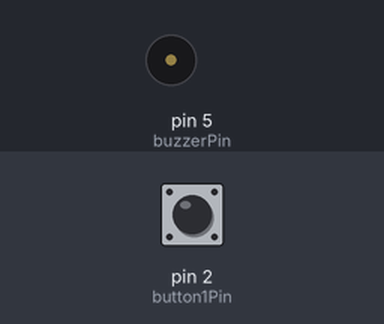
Bench run of a sketch on a simulated Arduino Uno, built with avr-gcc and run on an emulated ATmega328P. Shown: buzzer (waves = sounding). The inputs (shaded band) are chosen by the test bench; at power-on: pin 2 (button1Pin) LOW.

Above: at 1.2 s.
1.3 s: pin 2 (button1Pin) pulled HIGH for 0.15 s
At 2.2 s:
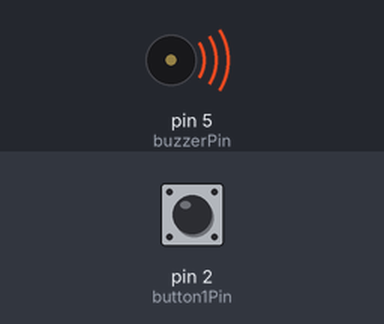
4.4 s: pin 2 (button1Pin) pulled HIGH for 1 s
At 7.6 s:
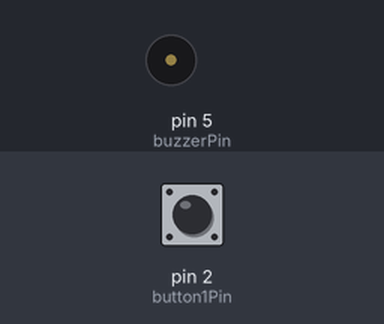
8.4 s: pin 2 (button1Pin) pulled HIGH for 3.2 s
At 8.8 s:
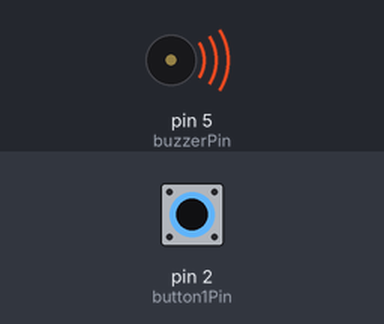
Timing chart, 0 to 15.2 s (numbered marks = the images above; inputs shaded):
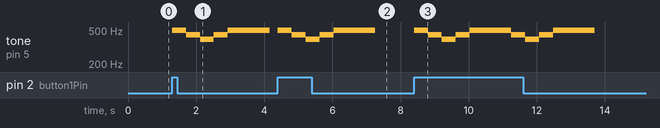

The sketch:

Code.ino
```cpp
// Name :- Kunjesh Kantilal Ramani (200515106)
// Date :- 6th July 2022
// Week :- Lab 7 LEVEL 2
// Description :- We will create a library, in the online version just copy and paste at top of code.

#define NOTE_B0 31
#define NOTE_C1 33
#define NOTE_CS1 35
#define NOTE_D1 37
#define NOTE_DS1 39
#define NOTE_E1 41
#define NOTE_F1 44
#define NOTE_FS1 46
#define NOTE_G1 49
#define NOTE_GS1 52
#define NOTE_A1 55
#define NOTE_AS1 58
#define NOTE_B1 62
#define NOTE_C2 65
#define NOTE_CS2 69
#define NOTE_D2 73
#define NOTE_DS2 78
#define NOTE_E2 82
#define NOTE_F2 87
#define NOTE_FS2 93
#define NOTE_G2 98
#define NOTE_GS2 104
#define NOTE_A2 110
#define NOTE_AS2 117
#define NOTE_B2 123
#define NOTE_C3 131
#define NOTE_CS3 139
#define NOTE_D3 147
#define NOTE_DS3 156
#define NOTE_E3 165
#define NOTE_F3 175
#define NOTE_FS3 185
#define NOTE_G3 196
#define NOTE_GS3 208
#define NOTE_A3 220
#define NOTE_AS3 233
#define NOTE_B3 247
#define NOTE_C4 262
#define NOTE_CS4 277
#define NOTE_D4 294
#define NOTE_DS4 311
#define NOTE_E4 330
#define NOTE_F4 349
#define NOTE_FS4 370
#define NOTE_G4 392
#define NOTE_GS4 415
#define NOTE_A4 440
#define NOTE_AS4 466
#define NOTE_B4 494
#define NOTE_C5 523
#define NOTE_CS5 554
#define NOTE_D5 587
#define NOTE_DS5 622
#define NOTE_E5 659
#define NOTE_F5 698
#define NOTE_FS5 740
#define NOTE_G5 784
#define NOTE_GS5 831
#define NOTE_A5 880
#define NOTE_AS5 932
#define NOTE_B5 988
#define NOTE_C6 1047
#define NOTE_CS6 1109
#define NOTE_D6 1175
#define NOTE_DS6 1245
#define NOTE_E6 1319
#define NOTE_F6 1397
#define NOTE_FS6 1480
#define NOTE_G6 1568
#define NOTE_GS6 1661
#define NOTE_A6 1760
#define NOTE_AS6 1865
#define NOTE_B6 1976
#define NOTE_C7 2093
#define NOTE_CS7 2217
#define NOTE_D7 2349
#define NOTE_DS7 2489
#define NOTE_E7 2637
#define NOTE_F7 2794
#define NOTE_FS7 2960
#define NOTE_G7 3136
#define NOTE_GS7 3322
#define NOTE_A7 3520
#define NOTE_AS7 3729
#define NOTE_B7 3951
#define NOTE_C8 4186
#define NOTE_CS8 4435
#define NOTE_D8 4699
#define NOTE_DS8 4978

int buzzerPin = 5;  // The buzzerPin is connected to pin 5 of the Arduino.
int button1Pin = 2; // The SW1 button is connect to pin 2 of the Arduino.

void setup()
{                               // The Setup function runs once.
    pinMode(buzzerPin, OUTPUT); // Setup red LED pin as an output pin.
    pinMode(button1Pin, INPUT); // Setup button1 pin as an input pin.
}

void loop()
{ // The loop function runs forever.
    if (digitalRead(button1Pin) == HIGH)
    { // Check to see if button1 is pressed.
        tone(buzzerPin, NOTE_B4, 408);
        delay(408);
        tone(buzzerPin, NOTE_A4, 408);
        delay(408);
        tone(buzzerPin, NOTE_G4, 408);
        delay(408);
        tone(buzzerPin, NOTE_A4, 408);
        delay(408);
        tone(buzzerPin, NOTE_B4, 408);
        delay(408);
        tone(buzzerPin, NOTE_B4, 408);
        delay(408);
        tone(buzzerPin, NOTE_B4, 408);
    }
}
```

Measured:
- after the input at 1.3 s, tone on pin 5 (buzzerPin): plays 494 Hz for 0.41 s, 440 Hz for 0.41 s, 392 Hz for 0.41 s, 440 Hz for 0.41 s, 494 Hz for 1.2 s, starting at once
- after the input at 4.4 s, tone on pin 5 (buzzerPin): plays 494 Hz for 0.41 s, 440 Hz for 0.41 s, 392 Hz for 0.41 s, 440 Hz for 0.41 s, 494 Hz for 1.2 s, starting at once
- after the input at 8.4 s, tone on pin 5 (buzzerPin): silent → 494 Hz at once, then repeats every 2.4 s: 440 Hz 0.41 s, 392 Hz 0.41 s, 440 Hz 0.41 s, 494 Hz 1.2 s, until it stays silent from 13.7 s
